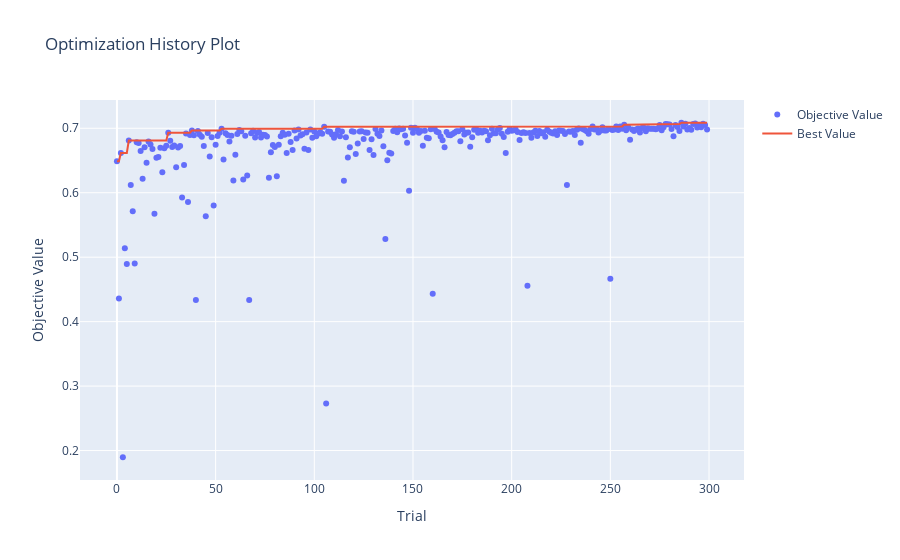
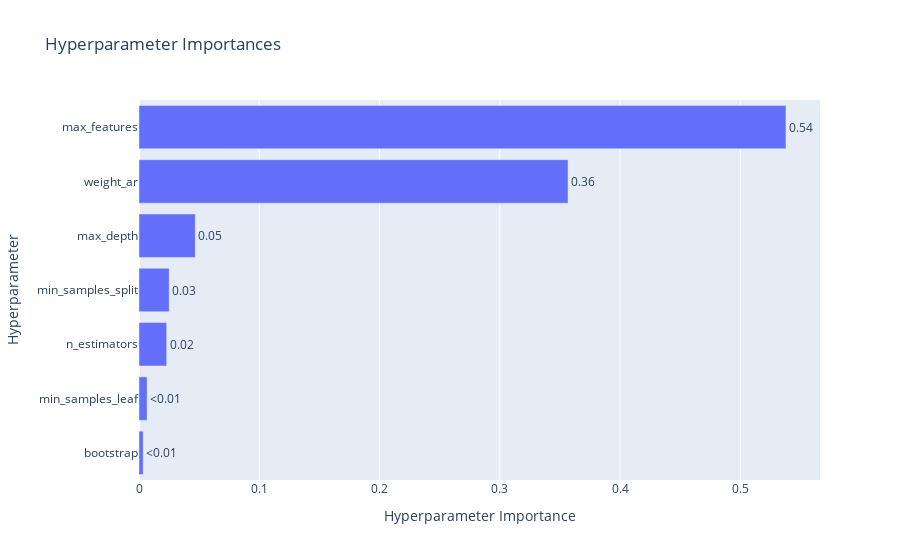
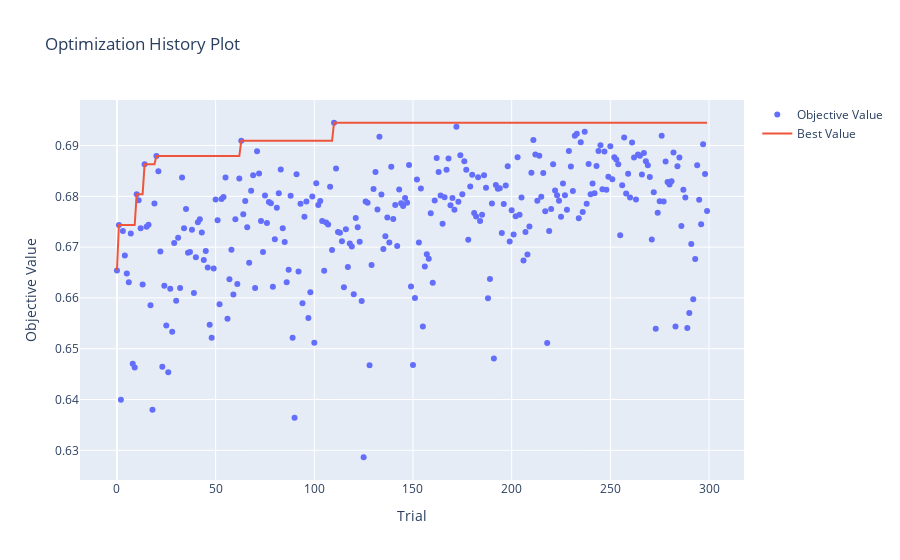
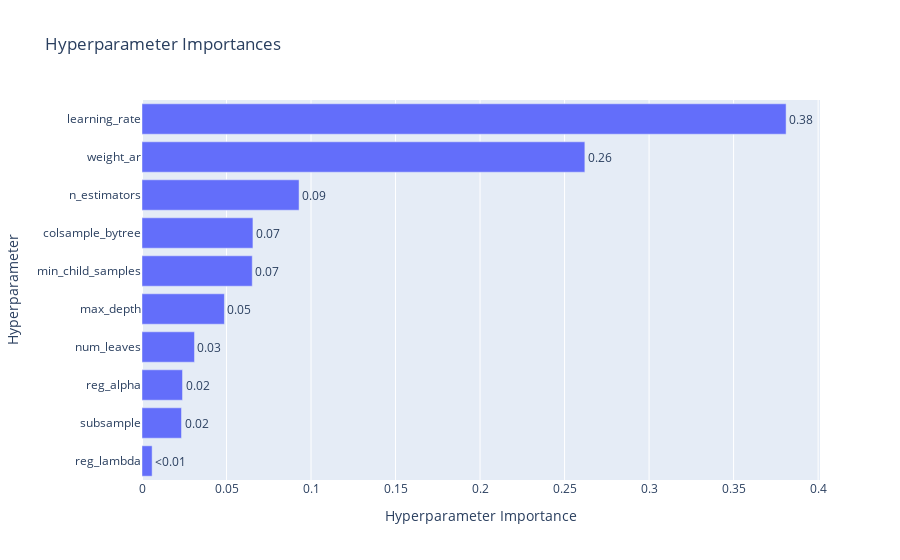

Here is the notebook cell these charts were saved with, in order:
### Code cell
# Visualization of optimization trajectory & parameter importance
optuna.visualization.plot_optimization_history(study_rf).show()
optuna.visualization.plot_param_importances(study_rf).show()

optuna.visualization.plot_optimization_history(study_lgbm).show()
optuna.visualization.plot_param_importances(study_lgbm).show()

### Figure 1 — Plotly figure (JSON) as saved in the notebook; plotly's stock layout.template omitted (floating-point values rounded to 4 significant figures; data arrays with more than 128 entries replaced by an {"elided": "..."} marker saying what was removed)
{"data": [{"mode": "markers", "name": "Objective Value", "type": "scatter", "x": {"elided": "300 int values"}, "y": {"elided": "300 float values"}}, {"mode": "lines", "name": "Best Value", "type": "scatter", "x": {"elided": "300 int values"}, "y": {"elided": "300 float values"}}, {"marker": {"color": "#cccccc"}, "mode": "markers", "name": "Infeasible Trial", "showlegend": false, "type": "scatter", "x": [], "y": []}], "layout": {"title": {"text": "Optimization History Plot"}, "xaxis": {"title": {"text": "Trial"}}, "yaxis": {"title": {"text": "Objective Value"}}}}

### Figure 2 — Plotly figure (JSON) as saved in the notebook; plotly's stock layout.template omitted (floating-point values rounded to 4 significant figures)
{"data": [{"cliponaxis": false, "hovertemplate": ["bootstrap (CategoricalDistribution): 0.003521711293427858<extra></extra>", "min_samples_leaf (IntDistribution): 0.006774880787360091<extra></extra>", "n_estimators (IntDistribution): 0.0230248989693499<extra></extra>", "min_samples_split (IntDistribution): 0.025148383590828275<extra></extra>", "max_depth (IntDistribution): 0.04684893379007834<extra></extra>", "weight_ar (FloatDistribution): 0.35673514010393437<extra></extra>", "max_features (CategoricalDistribution): 0.5379460514650212<extra></extra>"], "name": "Objective Value", "orientation": "h", "text": ["<0.01", "<0.01", "0.02", "0.03", "0.05", "0.36", "0.54"], "textposition": "outside", "type": "bar", "x": [0.003522, 0.006775, 0.02302, 0.02515, 0.04685, 0.3567, 0.5379], "y": ["bootstrap", "min_samples_leaf", "n_estimators", "min_samples_split", "max_depth", "weight_ar", "max_features"]}], "layout": {"title": {"text": "Hyperparameter Importances"}, "xaxis": {"title": {"text": "Hyperparameter Importance"}}, "yaxis": {"title": {"text": "Hyperparameter"}}}}

### Figure 3 — Plotly figure (JSON) as saved in the notebook; plotly's stock layout.template omitted (floating-point values rounded to 4 significant figures; data arrays with more than 128 entries replaced by an {"elided": "..."} marker saying what was removed)
{"data": [{"mode": "markers", "name": "Objective Value", "type": "scatter", "x": {"elided": "300 int values"}, "y": {"elided": "300 float values"}}, {"mode": "lines", "name": "Best Value", "type": "scatter", "x": {"elided": "300 int values"}, "y": {"elided": "300 float values"}}, {"marker": {"color": "#cccccc"}, "mode": "markers", "name": "Infeasible Trial", "showlegend": false, "type": "scatter", "x": [], "y": []}], "layout": {"title": {"text": "Optimization History Plot"}, "xaxis": {"title": {"text": "Trial"}}, "yaxis": {"title": {"text": "Objective Value"}}}}

### Figure 4 — Plotly figure (JSON) as saved in the notebook; plotly's stock layout.template omitted (floating-point values rounded to 4 significant figures)
{"data": [{"cliponaxis": false, "hovertemplate": ["reg_lambda (FloatDistribution): 0.005992823170880707<extra></extra>", "subsample (FloatDistribution): 0.023369078873559997<extra></extra>", "reg_alpha (FloatDistribution): 0.023974758355769486<extra></extra>", "num_leaves (IntDistribution): 0.031046907054706373<extra></extra>", "max_depth (IntDistribution): 0.04875577782565803<extra></extra>", "min_child_samples (IntDistribution): 0.06523261517901714<extra></extra>", "colsample_bytree (FloatDistribution): 0.06563623561661719<extra></extra>", "n_estimators (IntDistribution): 0.09292779072926301<extra></extra>", "weight_ar (FloatDistribution): 0.26200521810749583<extra></extra>", "learning_rate (FloatDistribution): 0.3810587950870324<extra></extra>"], "name": "Objective Value", "orientation": "h", "text": ["<0.01", "0.02", "0.02", "0.03", "0.05", "0.07", "0.07", "0.09", "0.26", "0.38"], "textposition": "outside", "type": "bar", "x": [0.005993, 0.02337, 0.02397, 0.03105, 0.04876, 0.06523, 0.06564, 0.09293, 0.262, 0.3811], "y": ["reg_lambda", "subsample", "reg_alpha", "num_leaves", "max_depth", "min_child_samples", "colsample_bytree", "n_estimators", "weight_ar", "learning_rate"]}], "layout": {"title": {"text": "Hyperparameter Importances"}, "xaxis": {"title": {"text": "Hyperparameter Importance"}}, "yaxis": {"title": {"text": "Hyperparameter"}}}}
